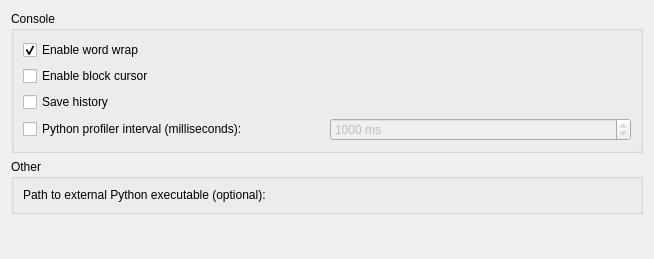
<?xml version="1.0" encoding="UTF-8"?>
<ui version="4.0">
 <class>Gui::Dialog::DlgSettingsPythonConsole</class>
 <widget class="QWidget" name="Gui::Dialog::DlgSettingsPythonConsole">
  <property name="geometry">
   <rect>
    <x>0</x>
    <y>0</y>
    <width>654</width>
    <height>259</height>
   </rect>
  </property>
  <property name="windowTitle">
   <string>General</string>
  </property>
  <layout class="QGridLayout" name="gridLayout_2">
   <item row="0" column="0">
    <widget class="QGroupBox" name="GroupBox_console">
     <property name="title">
      <string>Console</string>
     </property>
     <layout class="QGridLayout" name="gridLayout">
      <item row="0" column="0">
       <widget class="Gui::PrefCheckBox" name="PythonWordWrap">
        <property name="toolTip">
         <string>Words will be wrapped when they exceed available
horizontal space in Python console</string>
        </property>
        <property name="text">
         <string>Enable word wrap</string>
        </property>
        <property name="checked">
         <bool>true</bool>
        </property>
        <property name="prefEntry" stdset="0">
         <cstring>PythonWordWrap</cstring>
        </property>
        <property name="prefPath" stdset="0">
         <cstring>PythonConsole</cstring>
        </property>
       </widget>
      </item>
      <item row="1" column="0">
       <widget class="Gui::PrefCheckBox" name="PythonBlockCursor">
        <property name="toolTip">
         <string>The cursor shape will be a block</string>
        </property>
        <property name="text">
         <string>Enable block cursor</string>
        </property>
        <property name="checked">
         <bool>false</bool>
        </property>
        <property name="prefEntry" stdset="0">
         <cstring>PythonBlockCursor</cstring>
        </property>
        <property name="prefPath" stdset="0">
         <cstring>PythonConsole</cstring>
        </property>
       </widget>
      </item>
      <item row="2" column="0">
       <widget class="Gui::PrefCheckBox" name="PythonSaveHistory">
        <property name="toolTip">
         <string>Saves Python history across sessions</string>
        </property>
        <property name="text">
         <string>Save history</string>
        </property>
        <property name="checked">
         <bool>false</bool>
        </property>
        <property name="prefEntry" stdset="0">
         <cstring>SavePythonHistory</cstring>
        </property>
        <property name="prefPath" stdset="0">
         <cstring>PythonConsole</cstring>
        </property>
       </widget>
      </item>
      <item row="3" column="0">
       <widget class="Gui::PrefCheckBox" name="checkProfilerInterval">
        <property name="text">
         <string>Python profiler interval (milliseconds):</string>
        </property>
        <property name="prefEntry" stdset="0">
         <cstring>PythonProfiler</cstring>
        </property>
        <property name="prefPath" stdset="0">
         <cstring>PythonConsole</cstring>
        </property>
       </widget>
      </item>
      <item row="3" column="1">
       <widget class="Gui::PrefSpinBox" name="ProfilerInterval">
        <property name="enabled">
         <bool>false</bool>
        </property>
        <property name="toolTip">
         <string>The interval at which the profiler runs when there's Python code running (to keep the GUI responding). Set to 0 to disable.</string>
        </property>
        <property name="suffix">
         <string> ms</string>
        </property>
        <property name="minimum">
         <number>0</number>
        </property>
        <property name="maximum">
         <number>5000</number>
        </property>
        <property name="value">
         <number>1000</number>
        </property>
        <property name="prefEntry" stdset="0">
         <cstring>ProfilerInterval</cstring>
        </property>
        <property name="prefPath" stdset="0">
         <cstring>PythonConsole</cstring>
        </property>
       </widget>
      </item>
     </layout>
    </widget>
   </item>
   <item row="1" column="0">
    <widget class="QGroupBox" name="GroupBox_other">
     <property name="title">
      <string>Other</string>
     </property>
     <layout class="QGridLayout" name="gridLayout_3">
      <item row="0" column="0">
       <widget class="QLabel" name="fclabel">
        <property name="text">
         <string>Path to external Python executable (optional):</string>
        </property>
       </widget>
      </item>
      <item row="0" column="1">
       <widget class="Gui::PrefFileChooser" name="ExternalPythonExecutable">
        <property name="sizePolicy">
         <sizepolicy hsizetype="Expanding" vsizetype="Preferred">
          <horstretch>0</horstretch>
          <verstretch>0</verstretch>
         </sizepolicy>
        </property>
        <property name="minimumSize">
         <size>
          <width>300</width>
          <height>0</height>
         </size>
        </property>
        <property name="toolTip">
         <string>Used for package installation with pip and debugging with debugpy. Autodetected if needed and not specified.</string>
        </property>
        <property name="prefEntry" stdset="0">
         <cstring>ExternalPythonExecutable</cstring>
        </property>
        <property name="prefPath" stdset="0">
         <cstring>PythonConsole</cstring>
        </property>
       </widget>
      </item>
     </layout>
    </widget>
   </item>
   <item row="2" column="0">
    <spacer name="verticalSpacer">
     <property name="orientation">
      <enum>Qt::Vertical</enum>
     </property>
     <property name="sizeHint" stdset="0">
      <size>
       <width>20</width>
       <height>63</height>
      </size>
     </property>
    </spacer>
   </item>
  </layout>
 </widget>
 <customwidgets>
  <customwidget>
   <class>Gui::FileChooser</class>
   <extends>QWidget</extends>
   <header>Gui/FileDialog.h</header>
  </customwidget>
  <customwidget>
   <class>Gui::PrefFileChooser</class>
   <extends>Gui::FileChooser</extends>
   <header>Gui/PrefWidgets.h</header>
  </customwidget>
  <customwidget>
   <class>Gui::PrefSpinBox</class>
   <extends>QSpinBox</extends>
   <header>Gui/PrefWidgets.h</header>
  </customwidget>
  <customwidget>
   <class>Gui::PrefCheckBox</class>
   <extends>QCheckBox</extends>
   <header>Gui/PrefWidgets.h</header>
  </customwidget>
 </customwidgets>
 <resources/>
 <connections>
  <connection>
   <sender>checkProfilerInterval</sender>
   <signal>toggled(bool)</signal>
   <receiver>ProfilerInterval</receiver>
   <slot>setEnabled(bool)</slot>
   <hints>
    <hint type="sourcelabel">
     <x>172</x>
     <y>140</y>
    </hint>
    <hint type="destinationlabel">
     <x>481</x>
     <y>140</y>
    </hint>
   </hints>
  </connection>
 </connections>
</ui>
